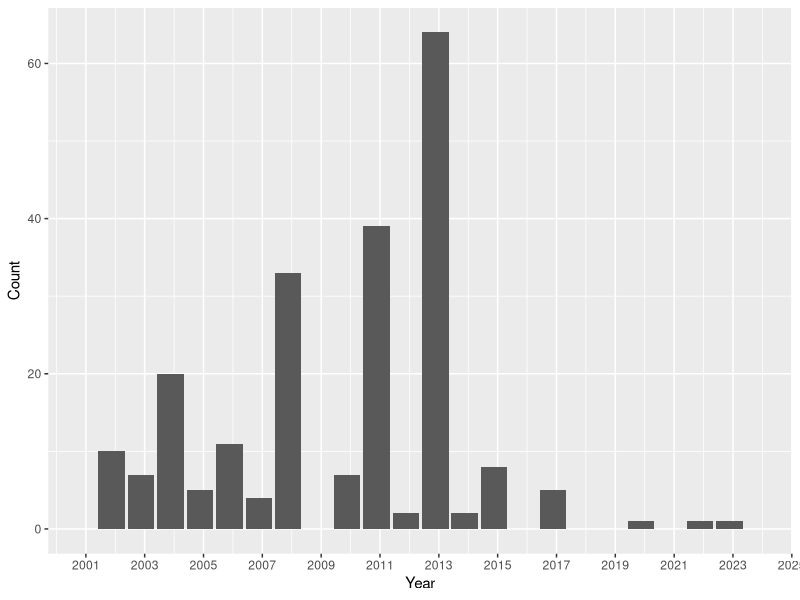
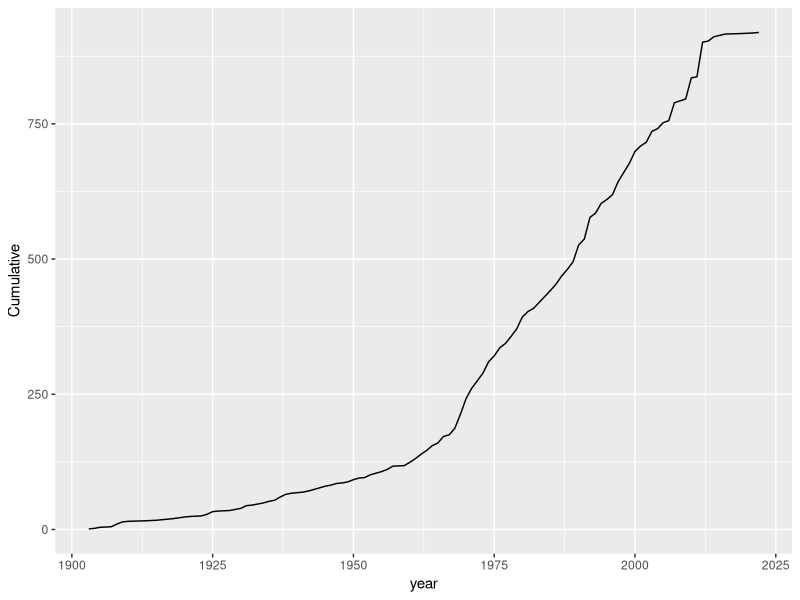
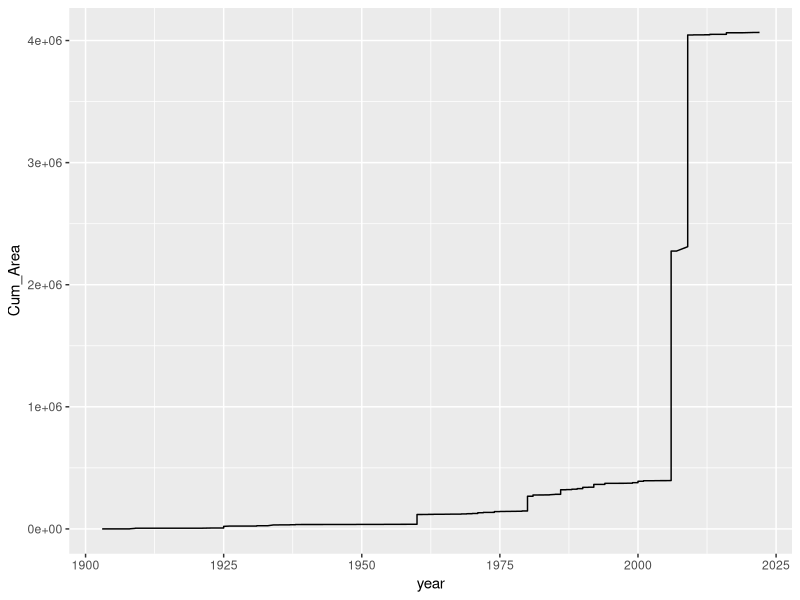
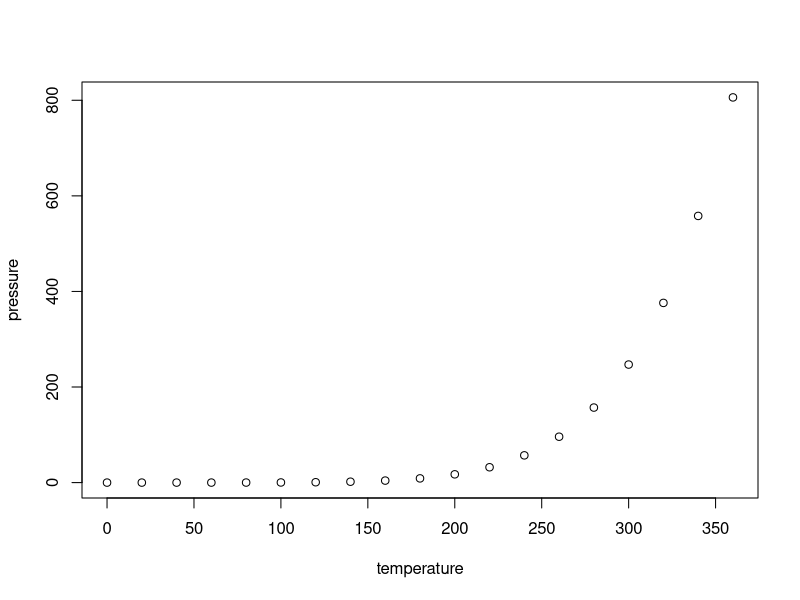

The R source for these figures, in order:
## ---- chunk 1
#knitr::opts_chunk$set(echo = TRUE)
library(here)
library(tidyverse)
library(lubridate)
library(dplyr)
library(ggplot2)
here()

MPA.data <- read.csv(here('DataRaw/NOAA_Marine_Protected_Areas_Inventory_2023.csv'),
                     stringsAsFactors = TRUE, 
                     colClasses = c('Year.Established' = 'factor'))

MPA.data.clean <- MPA.data %>%
  select(OBJECTID, Site.Name, State, Level.of.Protection, Management.Plan, Year.Established, Marine.Status, Area..km2., Marine.Area..km2., Percent.Area.Marine, No.Take.Area..km2., Longitude, Latitude) %>% 
  filter(Year.Established != 0)

MPA.data.clean$Year.Established <- as.Date(MPA.data.clean$Year.Established, format = '%Y')

colnames(MPA.data.clean)[8] <- "Area"
colnames(MPA.data.clean)[9] <- "Marine.Area"
colnames(MPA.data.clean)[11] <- "No.Take.Area"
  
Clean.plot <- 
  ggplot(MPA.data.clean) +
  geom_bar(aes(x=Year.Established)) +
  scale_x_date(date_breaks = "2 years", date_labels = "%Y", limits = as.Date(c("2000-11-15", "2023-11-15"))) +
  labs(x = "Year", y = "Count")
print(Clean.plot)


NoTake <- MPA.data.clean %>% 
  filter(No.Take.Area != 0)

PartialNoTake <- NoTake %>% 
  filter(Area != No.Take.Area)

#filter(Marine.Status == Marine)?
## ---- chunk 2

MPA.parks.year <- MPA.data.clean %>%
  mutate("year" = year(Year.Established)) %>%
  group_by(year) %>%
  summarise(count = n()) %>% # Getting the number of parks created per year
  mutate('Cumulative' = cumsum(count)) # Calculating a cumulative sum of the total number of parks per year

# Plot the cumulative sum of parks per year to visualize trend over time.
total_num_plot <-
  ggplot(MPA.parks.year) +
  geom_line(aes(x = year,
                y = Cumulative))
#Add a title, fix axis, etc
total_num_plot

# Wrangle data to have the cumulative total area over time.
MPA.totalarea.year <- MPA.data.clean %>%
  mutate("year" = year(Year.Established)) %>%
  arrange(ymd(MPA.data.clean$Year.Established)) %>%
  mutate('Cum_Area' = cumsum(Area))

total_area_plot <-
  ggplot(MPA.totalarea.year) +
  geom_line(aes(x = year,
                y = Cum_Area))

#Add a title, fix axis, etc
total_area_plot
## ---- chunk 3
plot(pressure)
